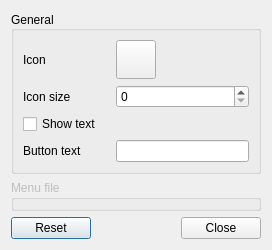
<?xml version="1.0" encoding="UTF-8"?>
<ui version="4.0">
 <class>RazorMainMenuConfiguration</class>
 <widget class="QDialog" name="RazorMainMenuConfiguration">
  <property name="geometry">
   <rect>
    <x>0</x>
    <y>0</y>
    <width>272</width>
    <height>237</height>
   </rect>
  </property>
  <property name="windowTitle">
   <string>Dialog</string>
  </property>
  <layout class="QVBoxLayout" name="verticalLayout">
   <item>
    <widget class="QGroupBox" name="generalGB">
     <property name="title">
      <string>General</string>
     </property>
     <property name="alignment">
      <set>Qt::AlignLeading|Qt::AlignLeft|Qt::AlignVCenter</set>
     </property>
     <property name="flat">
      <bool>false</bool>
     </property>
     <property name="checkable">
      <bool>false</bool>
     </property>
     <layout class="QGridLayout" name="gridLayout">
      <item row="0" column="0">
       <widget class="QLabel" name="iconL">
        <property name="text">
         <string>Icon</string>
        </property>
       </widget>
      </item>
      <item row="1" column="0">
       <widget class="QLabel" name="iconSizeL">
        <property name="text">
         <string>Icon size</string>
        </property>
       </widget>
      </item>
      <item row="2" column="0" colspan="3">
       <widget class="QCheckBox" name="showTextCB">
        <property name="text">
         <string>Show text</string>
        </property>
       </widget>
      </item>
      <item row="3" column="0">
       <widget class="QLabel" name="textL">
        <property name="text">
         <string>Button text</string>
        </property>
       </widget>
      </item>
      <item row="0" column="1">
       <widget class="QToolButton" name="selectIconTB">
        <property name="text">
         <string/>
        </property>
        <property name="iconSize">
         <size>
          <width>32</width>
          <height>32</height>
         </size>
        </property>
       </widget>
      </item>
      <item row="1" column="1" colspan="2">
       <widget class="QSpinBox" name="iconSizeSB">
        <property name="maximum">
         <number>256</number>
        </property>
       </widget>
      </item>
      <item row="3" column="1" colspan="2">
       <widget class="QLineEdit" name="textLE"/>
      </item>
     </layout>
    </widget>
   </item>
   <item>
    <widget class="QGroupBox" name="groupBox">
     <property name="enabled">
      <bool>false</bool>
     </property>
     <property name="title">
      <string>Menu file</string>
     </property>
    </widget>
   </item>
   <item>
    <spacer name="verticalSpacer">
     <property name="orientation">
      <enum>Qt::Vertical</enum>
     </property>
     <property name="sizeHint" stdset="0">
      <size>
       <width>20</width>
       <height>41</height>
      </size>
     </property>
    </spacer>
   </item>
   <item>
    <widget class="QDialogButtonBox" name="buttons">
     <property name="orientation">
      <enum>Qt::Horizontal</enum>
     </property>
     <property name="standardButtons">
      <set>QDialogButtonBox::Close|QDialogButtonBox::Reset</set>
     </property>
    </widget>
   </item>
  </layout>
 </widget>
 <resources/>
 <connections/>
</ui>
